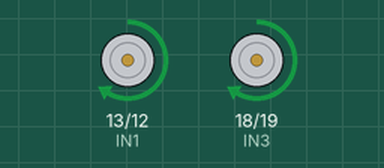
A sketch run on a simulated Arduino Uno, built with avr-gcc and run on an emulated ATmega328P. On the bench: motor-driver pin pairs drawn as motors (green arrow = first pin HIGH = forward, orange = second pin HIGH = backward, longer = more drive, scaled by the enable pin).

Above: at 1.1 s.
At 7.0 s:
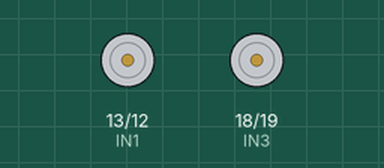
Timing chart, 0 to 8.5 s (numbered marks = the images above):
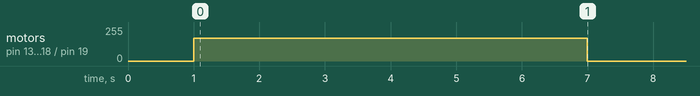

The sketch:

MeasureRotationTime.ino
```cpp
// Input pins to drive the motors
const uint8_t IN1 = 13;
const uint8_t IN2 = 12;
const uint8_t IN3 = 18;  // marked as pin A4 on the Arduino
const uint8_t IN4 = 19;  // marked as pin A5 on the Arduino
//const uint8_t IN3 = 1;  // DISCONNECT PINS FROM ARDUINO WHEN UPLOADING SKETCH
//const uint8_t IN4 = 0;  // DISCONNECT PINS FROM ARDUINO WHEN UPLOADING SKETCH

// Motor enable pins
const uint8_t ENA = 11;
const uint8_t ENB = 3;

// Preset speeds that can be used to drive the motor at
const uint8_t TOP_GEAR = 255;
const uint8_t UPPER_GEAR = 128;
const uint8_t REV_UPPER_GEAR = 170;
const uint8_t NORMAL_GEAR = 80;
const uint8_t LOWER_GEAR = 50;

unsigned long start_time = 0;

void commandRotate(uint8_t speed) {
  analogWrite(ENA, speed);
  analogWrite(ENB, speed);
  digitalWrite(IN1, HIGH);
  digitalWrite(IN2, LOW);
  digitalWrite(IN3, HIGH);
  digitalWrite(IN4, LOW);
}
void stop() {
  digitalWrite(ENA, LOW);
  digitalWrite(ENB, LOW);
  digitalWrite(IN1, LOW);
  digitalWrite(IN2, LOW);
  digitalWrite(IN3, LOW);
  digitalWrite(IN4, LOW);
}

void setup() {
  // Set the L298N's input pins as outputs from the Arduino
  pinMode(IN1, OUTPUT);
  pinMode(IN2, OUTPUT);
  pinMode(IN3, OUTPUT);
  pinMode(IN4, OUTPUT);
  pinMode(ENA, OUTPUT);
  pinMode(ENB, OUTPUT);

  delay(1000);
  start_time = millis();
}

void loop() {
  if ((millis() - start_time) < 6000) {
    commandRotate(REV_UPPER_GEAR);
  }
  else { stop(); }
}
```

Measured:
- by itself, motor on pin 13 (IN1) / pin 12 (IN2), motor on pin 18 (IN3) / pin 19 (IN4): stopped → forward 170/255 at 1.0 s, → stopped 6.0 s later
